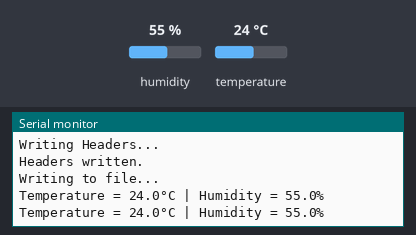
Bench run of a sketch on a simulated Arduino Uno, built with avr-gcc and run on an emulated ATmega328P. Parts: the last lines printed to the serial monitor. The test bench sets the inputs (shaded band); at power-on: humidity 55 %, temperature 24 °C. Storage starts empty; EEPROM starts erased.

Above: at 8.8 s.
8.9 s: humidity set to 22 %
At 13.2 s:
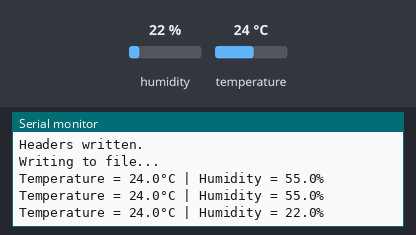
14.9 s: temperature set to 12 °C
At 17.5 s:
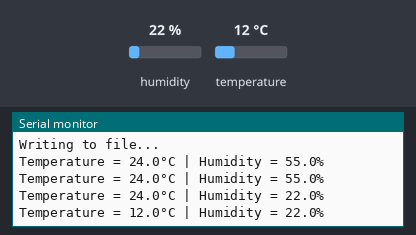
20.9 s: humidity set to 40 %
At 24.8 s:
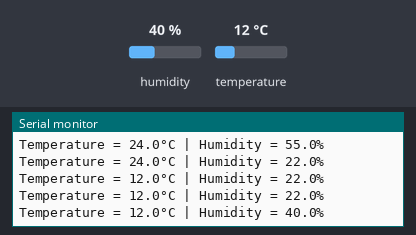
Timing chart, 0 to 26.3 s (numbered marks = the images above; inputs shaded):
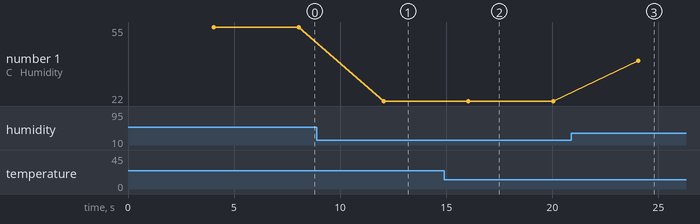

The sketch:

sketch_nov13a.ino
```cpp
// (licence header left out)
#include <SD.h>
#include <EEPROM.h>
#include <DHT_Async.h>
#if defined(__AVR_ATmega328P__) || defined(__AVR_ATmega168__)
  #include <avr/sleep.h>
  #include <avr/power.h>
#else
  #include <SPI.h>
#endif

///////////////DEFINES///////////////
#if defined(__AVR_ATmega328P__) || defined(__AVR_ATmega168__)
  //Define the chip select pin for SD card
    // SDO - Pin 11
    // SDI - Pin 12
    // CLK - Pin 13
  #define chipSelect 10
#else
  #define chipSelect BUILTIN_SDCARD
#endif
//Define the output file name
char filename[] = "temp&humidLog";
const char file[] = ".csv";
const char increment[] = "";
//Define the sensor serial pin
#define DHT_SENSOR_PIN 2
//Define Sensor Type
#define DHT_SENSOR_TYPE DHT_TYPE_11
//Define measurement interval, in unsigned long (UL)
#define MEAS_INTERVAL 4000ul
/////////////////////////////////////

// initialize the file object
File csv;

//Declare the constructor for the temp/humidity sensor
DHT_Async dht_sensor(DHT_SENSOR_PIN, DHT_SENSOR_TYPE);

void setup() {
  digitalWrite(LED_BUILTIN,HIGH);
  #if defined(__AVR_ATmega328P__) || defined(__AVR_ATmega168__)
    // Power down uneeded peripherals
    PRR |= (1<<PRTWI);
    PRR |= (1<<PRADC);
    PRR |= (1<<PRTIM2);
    PRR |= (1<<PRTIM1);
    // Only timer 0 is used for millis()
  #endif

  Serial.begin(115200);
  Serial.println(F("DHT11 Sensor Recorder - Solar Wing - Ohio State University"));
  if (SD.begin(chipSelect)) {
    Serial.println(F("SD card ready"));
  } else {
    Serial.println(F("SD card failure!"));
    while (true) {
      #if defined(__AVR_ATmega328P__) || defined(__AVR_ATmega168__)
        // Start sleep mode
        SMCR |= (1<<SM1);
        cli();
        SMCR |= (1<<SE);
        sei();
        asm("SLEEP");
      #endif
    }
  }

  // Check the EEPROM program counter for file naming
  int counter = EEPROM.read(0);
  if (counter >= 255) {
    counter = 0;
  } else {
    counter = counter+1;
  }
  EEPROM.write(0,counter);
  itoa(counter,increment,10); // Convert counter integer to character array, base ten, and assign to "increment"
  strcat(filename,increment); // Concatenate
  strcat(filename,file);

  if (SD.exists(filename)) {
    SD.remove(filename);
  }

  // Open the file
  csv = SD.open(filename, FILE_WRITE);
  if (!csv) {
    Serial.print(F("Error opening "));
    Serial.println(filename);
    while (true) {
      #if defined(__AVR_ATmega328P__) || defined(__AVR_ATmega168__)
        // Start sleep mode
        SMCR |= (1<<SM1);
        cli();
        SMCR |= (1<<SE);
        sei();
        asm("SLEEP");
      #endif
    };
  } else {
    //Write the headers
    Serial.println(F("Writing Headers..."));
    csv.println(F("Time,Temperature,Humidity,"));
    csv.close();
    Serial.println(F("Headers written."));
  }

/*
  // Setup the buffer size, do not exceed dynamic memory
  #if defined(__AVR_ATmega328P__) || defined(__AVR_ATmega168__)
    buf.reserve(256);
  #else
    buf.reserve(256000);
  #endif
*/
  digitalWrite(LED_BUILTIN,LOW);
  Serial.println(F("Writing to file..."));
}

static bool measure_environment(float *temperature, float *humidity) {
  static uint32_t measurement_timeStamp = millis();

  if (millis() - measurement_timeStamp > MEAS_INTERVAL) {
    if (dht_sensor.measure(temperature, humidity)) {
      measurement_timeStamp = millis();
      return true;
    }
  }

  return false;
}

void loop() {
  float temperature;
  float humidity;
  uint32_t now = millis();

  if (measure_environment(&temperature, &humidity)) {
    csv = SD.open(filename, FILE_WRITE);
    Serial.print(F("Temperature = "));
    Serial.print(temperature, 1);
    Serial.print(F("°C | Humidity = "));
    Serial.print(humidity, 1);
    Serial.println(F("%"));

/*
    // Add data to buffer
    buf += now; buf += ",";
    buf += temperature; buf += ",";
    buf += humidity; //buf += ",\r\n";


    // Print to csv
    Serial.print(F("Data buffer length (B): "));
    Serial.println(buf.length());
    Serial.print("Buffer Contents: ");
    Serial.println(buf);

    digitalWrite(LED_BUILTIN,HIGH);
    csv.println(buf);
    csv.close();
    digitalWrite(LED_BUILTIN,LOW);
    //Clear the buffer
    buf = "";
*/
    digitalWrite(LED_BUILTIN,HIGH);
    csv.print(now); csv.print(",");
    csv.print(temperature); csv.print(",");
    csv.print(humidity); csv.println(",");
    csv.close();
    digitalWrite(LED_BUILTIN,LOW);
  }

/* Disabled - DHT software does NOT use hardware USART - not a serial device
  //Set the sleep mode to idle, can be woken up by USART
  SMCR |= (0<<SM2) | (0<<SM1) | (0<<SM0);
  SMCR |= (1<<SE);
  sei();
*/
}
```

Measured:
- after the input at 8.9 s, the serial monitor: prints a new line after 3.1 s (image 1)
- after the input at 14.9 s, the serial monitor: prints a new line after 1.1 s (image 2)
- after the input at 20.9 s, the serial monitor: prints a new line after 3.1 s (image 3)
- plotted number 1: 55 → 22 after the input at 8.9 s, 22 → 40 after the input at 20.9 s
